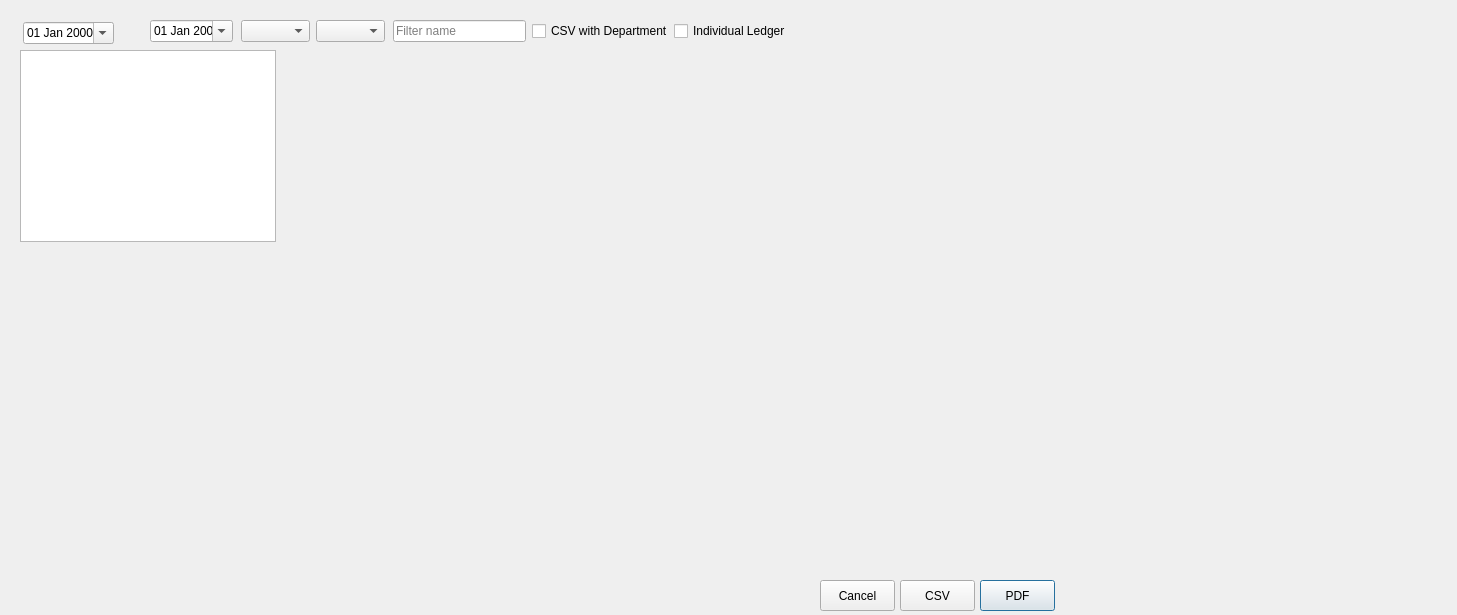
<?xml version="1.0" encoding="UTF-8"?>
<ui version="4.0">
 <class>CledgerReportDlg</class>
 <widget class="QDialog" name="CledgerReportDlg">
  <property name="geometry">
   <rect>
    <x>0</x>
    <y>0</y>
    <width>1457</width>
    <height>615</height>
   </rect>
  </property>
  <property name="windowTitle">
   <string>Dialog</string>
  </property>
  <widget class="QPushButton" name="m_csvBtn">
   <property name="geometry">
    <rect>
     <x>900</x>
     <y>580</y>
     <width>75</width>
     <height>31</height>
    </rect>
   </property>
   <property name="text">
    <string>CSV</string>
   </property>
  </widget>
  <widget class="QPushButton" name="m_pdfBtn">
   <property name="geometry">
    <rect>
     <x>980</x>
     <y>580</y>
     <width>75</width>
     <height>31</height>
    </rect>
   </property>
   <property name="text">
    <string>PDF</string>
   </property>
   <property name="default">
    <bool>true</bool>
   </property>
  </widget>
  <widget class="QPushButton" name="m_cancelBtn">
   <property name="geometry">
    <rect>
     <x>820</x>
     <y>580</y>
     <width>75</width>
     <height>31</height>
    </rect>
   </property>
   <property name="text">
    <string>Cancel</string>
   </property>
  </widget>
  <widget class="QTextBrowser" name="m_textBrowser">
   <property name="geometry">
    <rect>
     <x>20</x>
     <y>50</y>
     <width>256</width>
     <height>192</height>
    </rect>
   </property>
  </widget>
  <widget class="QDateEdit" name="m_toDate">
   <property name="geometry">
    <rect>
     <x>150</x>
     <y>20</y>
     <width>83</width>
     <height>22</height>
    </rect>
   </property>
   <property name="displayFormat">
    <string>dd MMM yyyy</string>
   </property>
   <property name="calendarPopup">
    <bool>true</bool>
   </property>
  </widget>
  <widget class="QDateEdit" name="m_fromDate">
   <property name="geometry">
    <rect>
     <x>23</x>
     <y>22</y>
     <width>91</width>
     <height>22</height>
    </rect>
   </property>
   <property name="displayFormat">
    <string>dd MMM yyyy</string>
   </property>
   <property name="calendarPopup">
    <bool>true</bool>
   </property>
  </widget>
  <widget class="QComboBox" name="m_DeptBox">
   <property name="geometry">
    <rect>
     <x>241</x>
     <y>20</y>
     <width>69</width>
     <height>22</height>
    </rect>
   </property>
  </widget>
  <widget class="QComboBox" name="m_accountBox">
   <property name="geometry">
    <rect>
     <x>316</x>
     <y>20</y>
     <width>69</width>
     <height>22</height>
    </rect>
   </property>
  </widget>
  <widget class="QCheckBox" name="m_deptInCSV">
   <property name="geometry">
    <rect>
     <x>532</x>
     <y>21</y>
     <width>136</width>
     <height>20</height>
    </rect>
   </property>
   <property name="text">
    <string>CSV with Department</string>
   </property>
  </widget>
  <widget class="QCheckBox" name="m_individualLedger">
   <property name="geometry">
    <rect>
     <x>674</x>
     <y>21</y>
     <width>114</width>
     <height>20</height>
    </rect>
   </property>
   <property name="text">
    <string>Individual Ledger</string>
   </property>
  </widget>
  <widget class="QLineEdit" name="m_nameFilter">
   <property name="geometry">
    <rect>
     <x>393</x>
     <y>20</y>
     <width>133</width>
     <height>22</height>
    </rect>
   </property>
   <property name="placeholderText">
    <string>Filter name</string>
   </property>
  </widget>
 </widget>
 <resources/>
 <connections/>
</ui>
